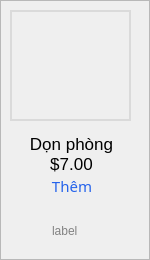
         <widget class="QFrame" name="frame_31">
          <property name="sizePolicy">
           <sizepolicy hsizetype="Preferred" vsizetype="Preferred">
            <horstretch>0</horstretch>
            <verstretch>0</verstretch>
           </sizepolicy>
          </property>
          <property name="minimumSize">
           <size>
            <width>0</width>
            <height>50</height>
           </size>
          </property>
          <property name="styleSheet">
           <string notr="true">#frame_31 {
	background-color: transparent;
	border:1px;
}</string>
          </property>
          <property name="frameShape">
           <enum>QFrame::StyledPanel</enum>
          </property>
          <property name="frameShadow">
           <enum>QFrame::Raised</enum>
          </property>
          <widget class="QLineEdit" name="lineEdit_82">
           <property name="geometry">
            <rect>
             <x>50</x>
             <y>210</y>
             <width>51</width>
             <height>41</height>
            </rect>
           </property>
           <property name="font">
            <font>
             <pointsize>9</pointsize>
            </font>
           </property>
           <property name="styleSheet">
            <string notr="true">QLineEdit {
	border:none;
	color: #828282;
	background-color: transparent;
}</string>
           </property>
           <property name="text">
            <string>label</string>
           </property>
          </widget>
          <widget class="QLabel" name="label_15">
           <property name="geometry">
            <rect>
             <x>10</x>
             <y>10</y>
             <width>121</width>
             <height>111</height>
            </rect>
           </property>
           <property name="styleSheet">
            <string notr="true">QLabel {
	border: 2px solid #DADADA;
}</string>
           </property>
           <property name="text">
            <string/>
           </property>
           <property name="pixmap">
            <pixmap>donphong.png</pixmap>
           </property>
           <property name="scaledContents">
            <bool>true</bool>
           </property>
          </widget>
          <widget class="QLabel" name="label_22">
           <property name="geometry">
            <rect>
             <x>0</x>
             <y>150</y>
             <width>141</width>
             <height>31</height>
            </rect>
           </property>
           <property name="styleSheet">
            <string notr="true">QLabel {
	font-family: &quot;Montserrat&quot;;
	font-size: 13pt;
	font-weight:400;
	background-color:transparent;
	border:1px;
	padding-left: 2px;
	padding-bottom:3px;
}</string>
           </property>
           <property name="text">
            <string>$7.00</string>
           </property>
           <property name="alignment">
            <set>Qt::AlignCenter</set>
           </property>
          </widget>
          <widget class="QPushButton" name="pushButton_12">
           <property name="geometry">
            <rect>
             <x>40</x>
             <y>170</y>
             <width>61</width>
             <height>31</height>
            </rect>
           </property>
           <property name="font">
            <font>
             <family>Montserrat</family>
             <pointsize>11</pointsize>
             <weight>50</weight>
             <bold>false</bold>
            </font>
           </property>
           <property name="cursor">
            <cursorShape>PointingHandCursor</cursorShape>
           </property>
           <property name="styleSheet">
            <string notr="true">QPushButton {
	font-family: &quot;Montserrat&quot;;
	font-size:11pt;
	color: #2563EB;
	font-weight:400;
	background-color:transparent;
	border:1px;
	border-radius:5px;
	padding-left:3px;
}
QPushButton:hover {
	text-decoration: underline;
}</string>
           </property>
           <property name="text">
            <string>Thêm</string>
           </property>
          </widget>
          <widget class="QLabel" name="label_23">
           <property name="geometry">
            <rect>
             <x>0</x>
             <y>130</y>
             <width>141</width>
             <height>31</height>
            </rect>
           </property>
           <property name="styleSheet">
            <string notr="true">QLabel {
	font-family: &quot;Montserrat&quot;;
	font-size: 13pt;
	font-weight:400;
	background-color:transparent;
	border:1px;
	padding-left: 2px;
	padding-bottom:3px;
}</string>
           </property>
           <property name="text">
            <string>Dọn phòng</string>
           </property>
           <property name="alignment">
            <set>Qt::AlignCenter</set>
           </property>
          </widget>
         </widget>
